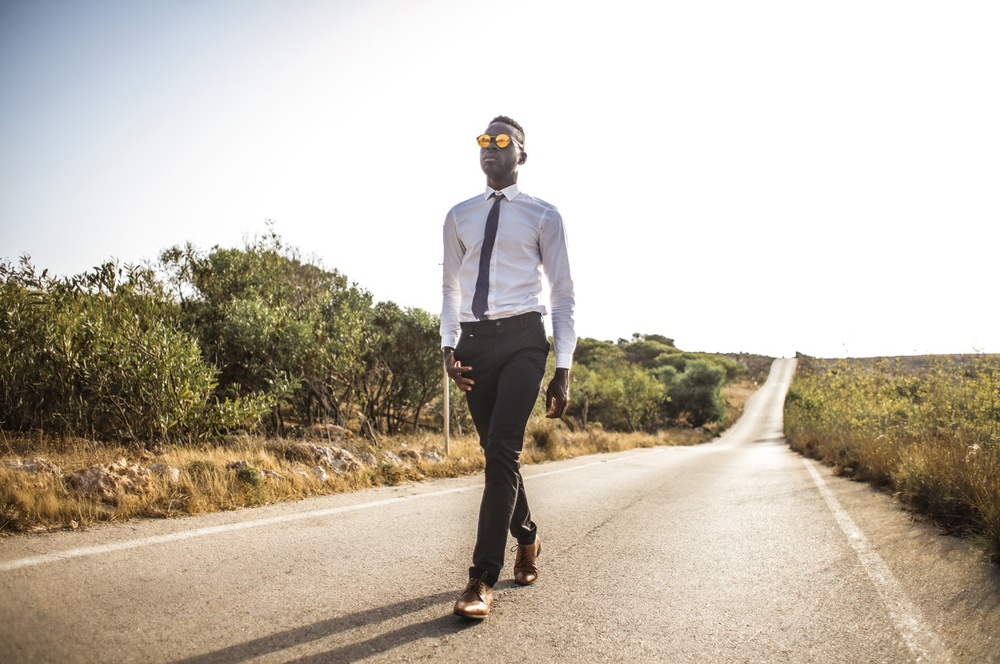
#> input picture image/fullroad/road11.jpg, 1000 x 664 px, shrunk from 1280 x 850 before the run, found by its file name
$ python hsv.py
#> lines starting #> are read from the running program, lines starting #| are printed output that depends on the picture
# -*- coding: utf-8 -*-
"""
Created on Sun Apr 26 04:26:54 2020

@author: waster
"""
import cv2
import matplotlib.pyplot as plt
hsv_img = cv2.imread('G:\\imagetest\\fullroad\\road11.jpg',1)
#> hsv_img is the input picture: shape (664, 1000, 3); mean B, G, R 173, 186.1, 194.9
hsv_img = hsv_img
hsv_img = cv2.cvtColor(hsv_img, cv2.COLOR_BGR2HSV)
#> hsv_img: shape (664, 1000, 3); mean H, S, V 24.6, 46.8, 196.7
h, s, v = hsv_img[:, :, 0], hsv_img[:, :, 1], hsv_img[:, :, 2]
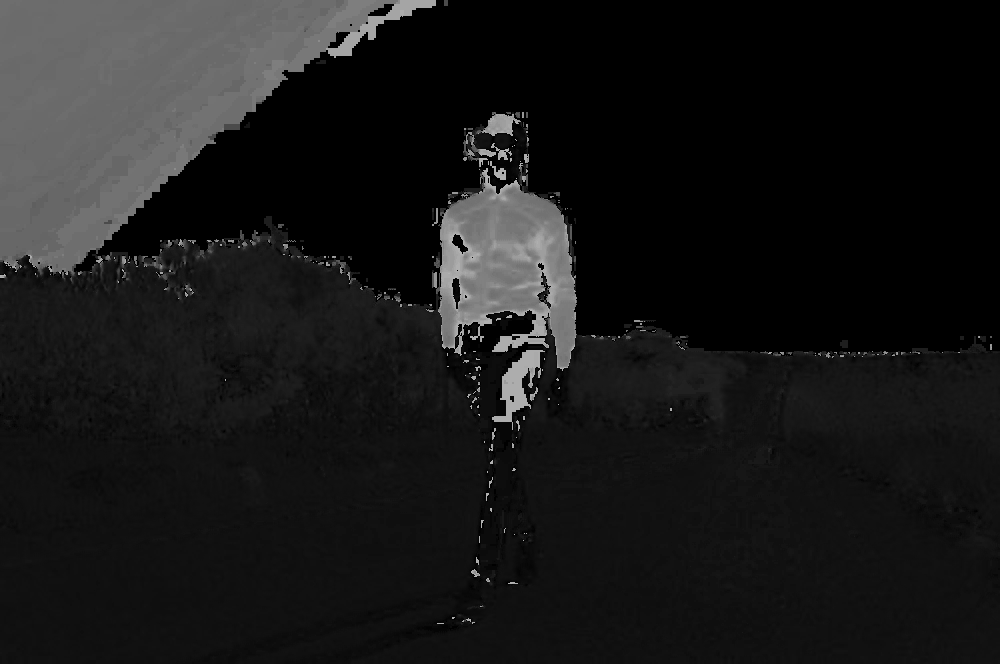
#> h: shape (664, 1000); min 0, max 179, mean 24.6
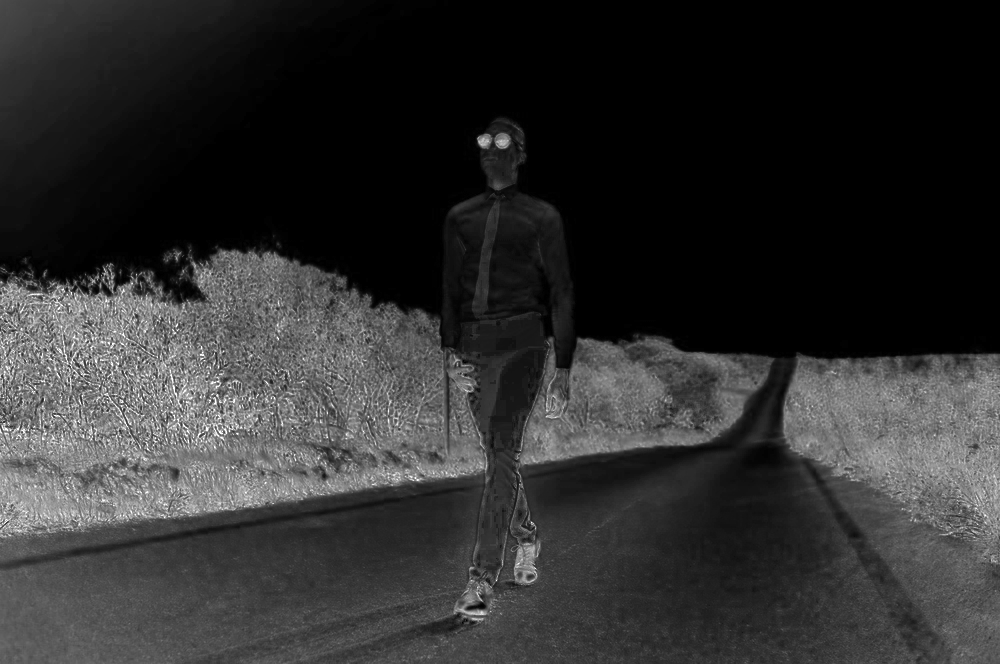
#> s: shape (664, 1000); min 0, max 255, mean 46.8
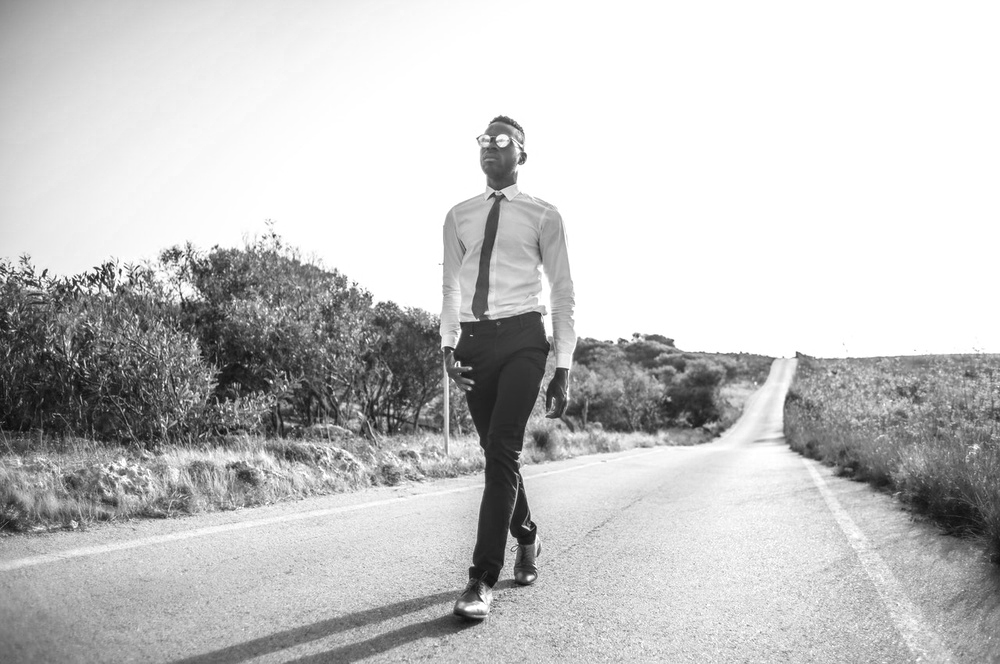
#> v: shape (664, 1000); min 10, max 255, mean 196.7
#image0 = cv2.cvtColor(image0, cv2.COLOR_HSV2GRAY)
plt.imshow(h)
plt.show()
plt.imshow(s)
plt.show()
plt.imshow(v)
plt.show()
plt.hist(h.ravel(), 256, [0, 255])
plt.show()
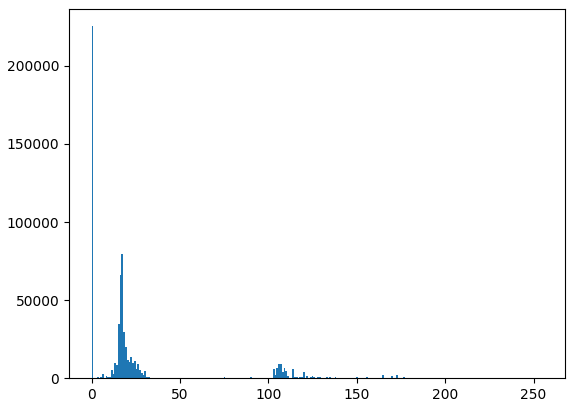
#> figure drawn by matplotlib, 1 panel; tallest bar 225421 high, from x = 0 to 0.996
#v = cv2.cvtColor(v, cv2.COLOR_BGR2GRAY)
#plt.imshow(v)
#plt.show()

$ run again, with image/fullroad/road10.jpg copied over image/fullroad/road11.jpg
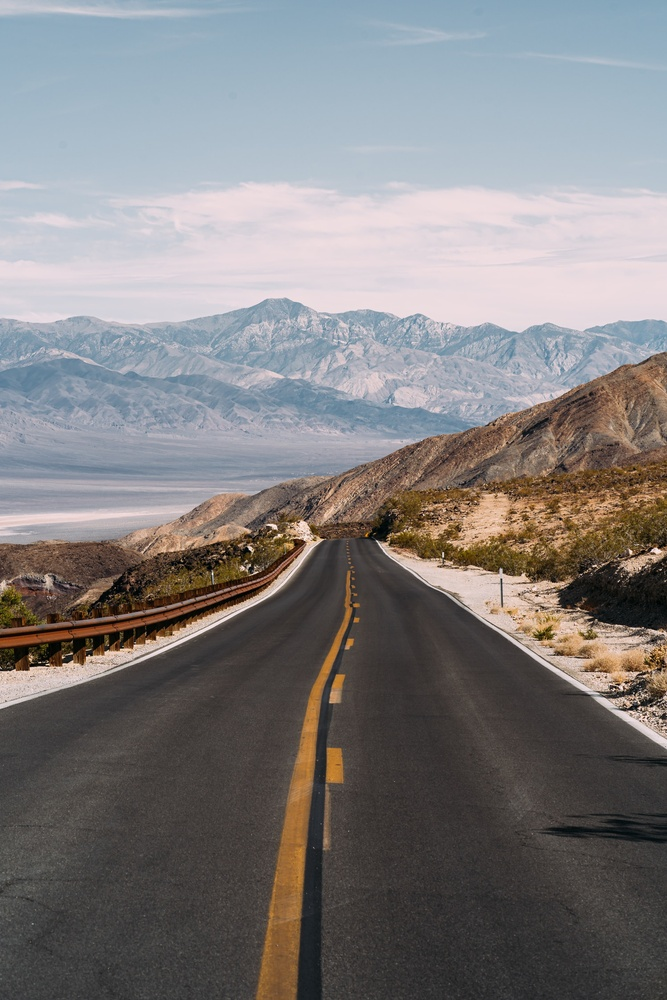
#> input picture image/fullroad/road10.jpg, 667 x 1000 px, shrunk from 1920 x 2880 before the run, found by its file name
#> hsv_img is the input picture: shape (1000, 667, 3); mean B, G, R 126.7, 126.2, 128.6
#> hsv_img: shape (1000, 667, 3); mean H, S, V 68.5, 43.9, 138.7
#> `h, s, v = hsv_img[:, :, 0], hsv_img[:, :, 1], hsv_img[:, :, 2]`:
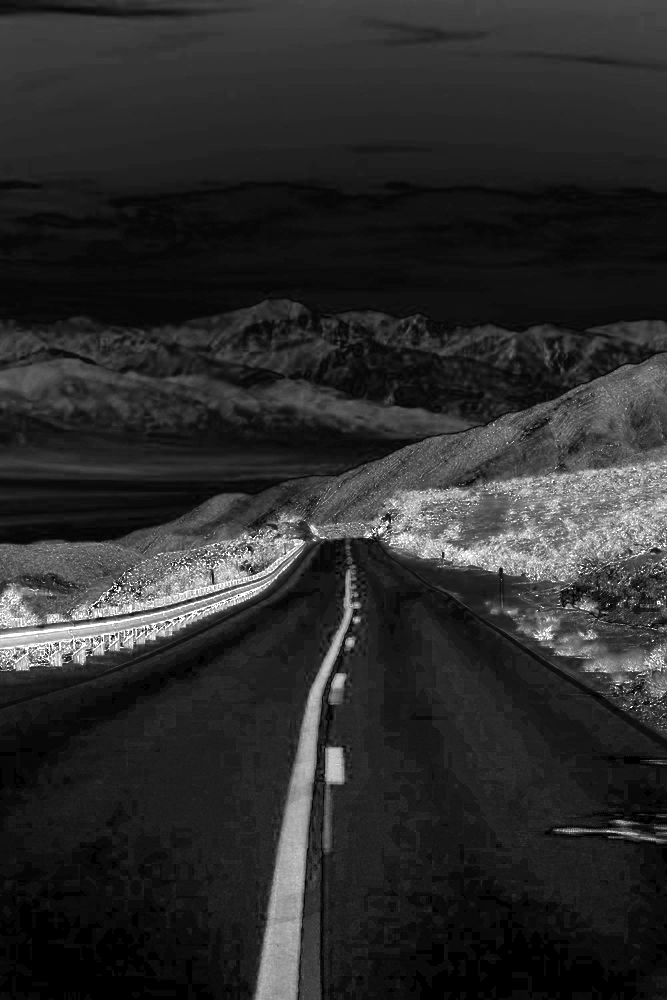
#> s: shape (1000, 667); min 0, max 255, mean 43.9
#> `plt.show()`:
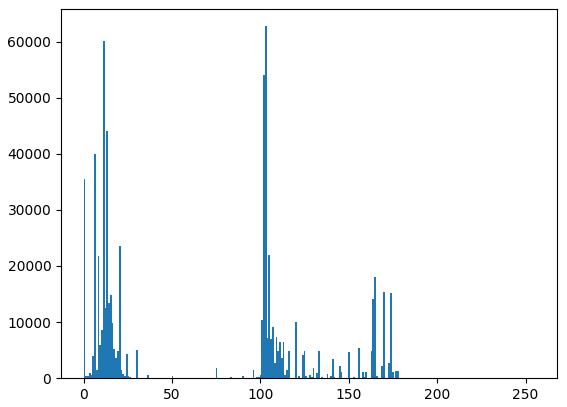
#> figure drawn by matplotlib, 1 panel; tallest bar 62740 high, from x = 102.6 to 103.6

$ run again, with image/fullroad/road12.jpg copied over image/fullroad/road11.jpg
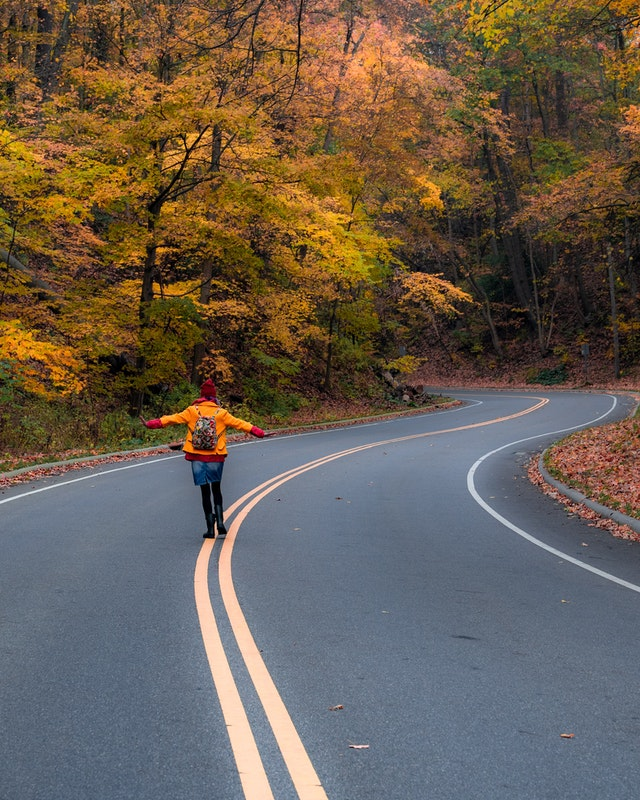
#> input picture image/fullroad/road12.jpg, 640 x 800 px, found by its file name
#> hsv_img is the input picture: shape (800, 640, 3); mean B, G, R 80.4, 93.7, 105.7
#> hsv_img: shape (800, 640, 3); mean H, S, V 57.9, 110.7, 118.1
#> `h, s, v = hsv_img[:, :, 0], hsv_img[:, :, 1], hsv_img[:, :, 2]`:
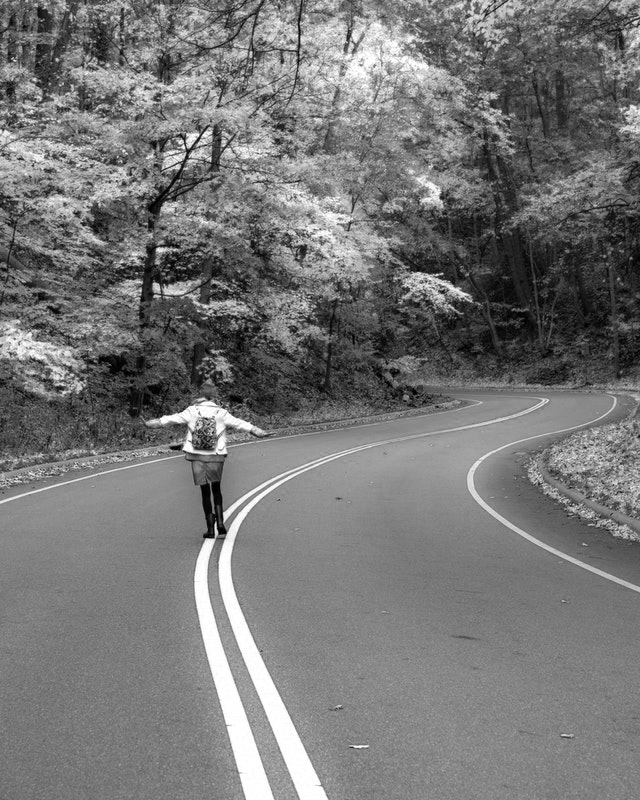
#> v: shape (800, 640); min 0, max 255, mean 118.1
#> `plt.show()`:
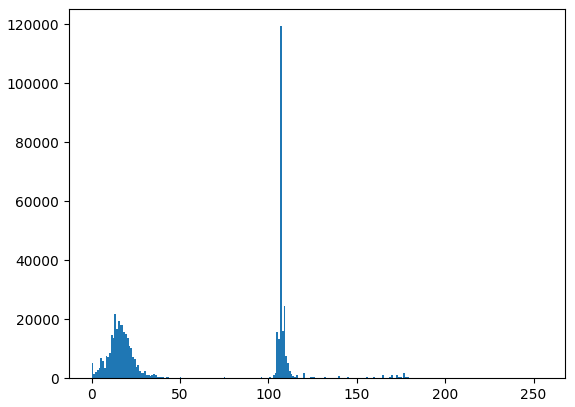
#> figure drawn by matplotlib, 1 panel; tallest bar 119420 high, from x = 106.6 to 107.6

$ run again, with image/fullroad/road13.jpg copied over image/fullroad/road11.jpg
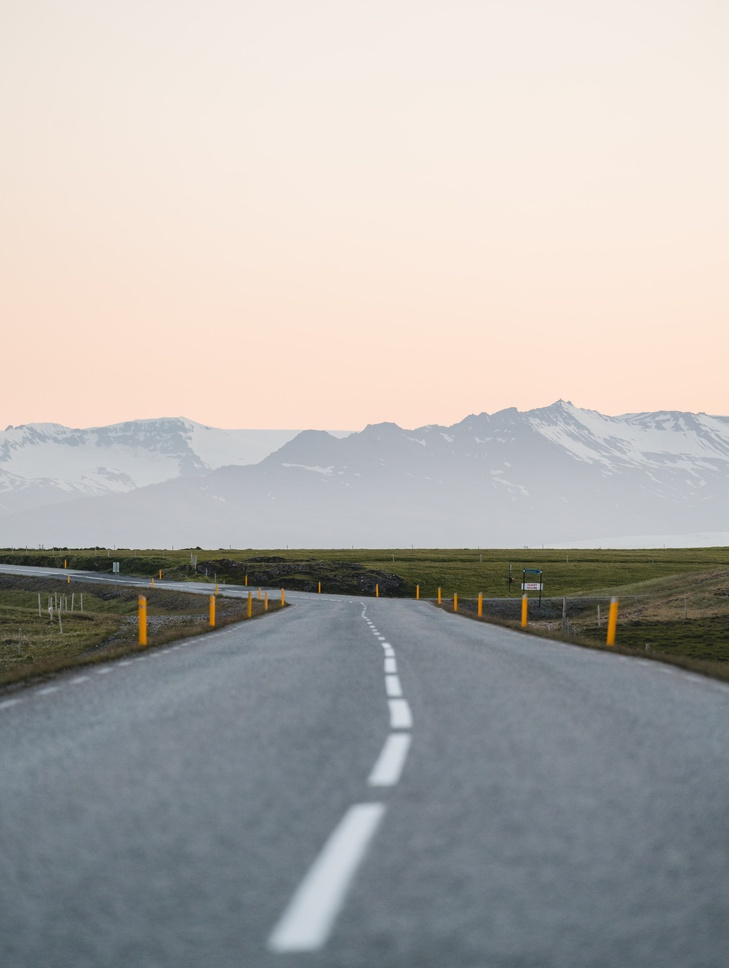
#> input picture image/fullroad/road13.jpg, 729 x 968 px, shrunk from 1920 x 2550 before the run, found by its file name
#> hsv_img is the input picture: shape (968, 729, 3); mean B, G, R 172.3, 175.6, 178.8
#> hsv_img: shape (968, 729, 3); mean H, S, V 58.4, 33.2, 186.5
#> `h, s, v = hsv_img[:, :, 0], hsv_img[:, :, 1], hsv_img[:, :, 2]`:
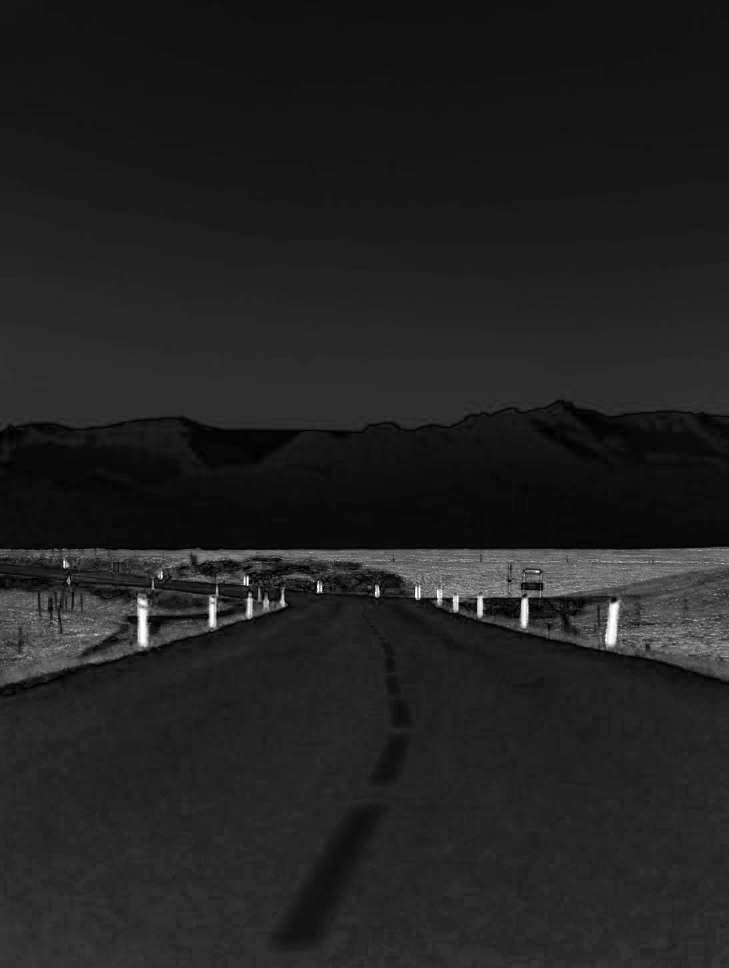
#> s: shape (968, 729); min 0, max 255, mean 33.2
#> `plt.show()`:
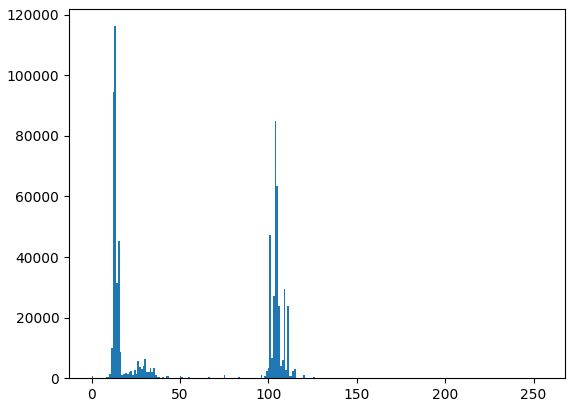
#> figure drawn by matplotlib, 1 panel; tallest bar 116189 high, from x = 12.95 to 13.95
